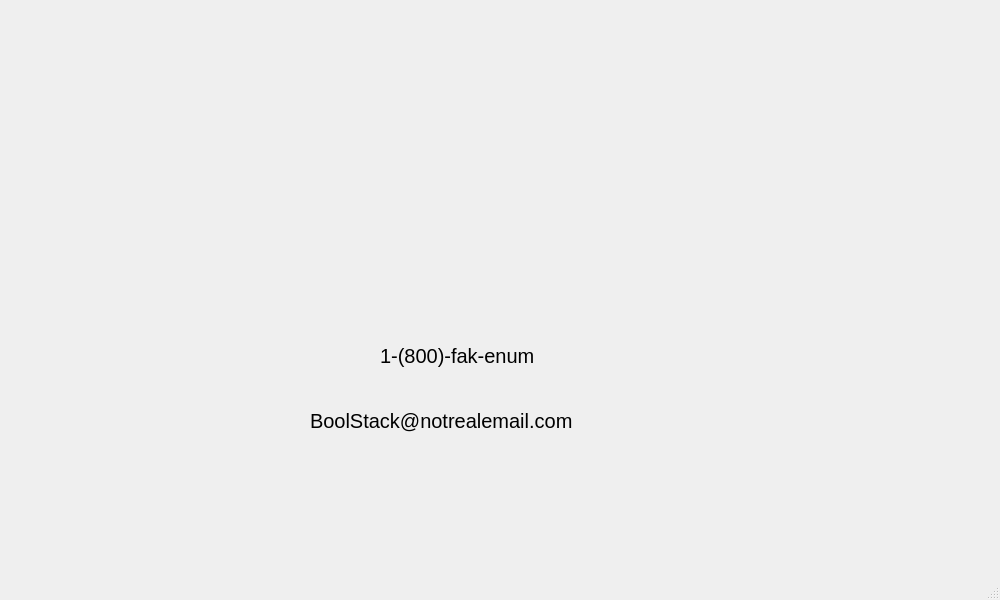
<?xml version="1.0" encoding="UTF-8"?>
<ui version="4.0">
 <class>customerSup</class>
 <widget class="QMainWindow" name="customerSup">
  <property name="geometry">
   <rect>
    <x>0</x>
    <y>0</y>
    <width>1000</width>
    <height>600</height>
   </rect>
  </property>
  <property name="minimumSize">
   <size>
    <width>1000</width>
    <height>500</height>
   </size>
  </property>
  <property name="font">
   <font>
    <pointsize>15</pointsize>
   </font>
  </property>
  <property name="windowTitle">
   <string>MainWindow</string>
  </property>
  <property name="autoFillBackground">
   <bool>true</bool>
  </property>
  <widget class="QWidget" name="centralwidget">
   <widget class="QLabel" name="label">
    <property name="geometry">
     <rect>
      <x>310</x>
      <y>390</y>
      <width>391</width>
      <height>61</height>
     </rect>
    </property>
    <property name="text">
     <string>BoolStack@notrealemail.com</string>
    </property>
    <property name="scaledContents">
     <bool>true</bool>
    </property>
   </widget>
   <widget class="QLabel" name="label_2">
    <property name="geometry">
     <rect>
      <x>380</x>
      <y>340</y>
      <width>291</width>
      <height>31</height>
     </rect>
    </property>
    <property name="font">
     <font>
      <pointsize>15</pointsize>
     </font>
    </property>
    <property name="text">
     <string>1-(800)-fak-enum</string>
    </property>
    <property name="scaledContents">
     <bool>true</bool>
    </property>
   </widget>
   <widget class="QLabel" name="picture">
    <property name="geometry">
     <rect>
      <x>310</x>
      <y>-10</y>
      <width>341</width>
      <height>321</height>
     </rect>
    </property>
    <property name="autoFillBackground">
     <bool>true</bool>
    </property>
    <property name="text">
     <string/>
    </property>
    <property name="textFormat">
     <enum>Qt::PlainText</enum>
    </property>
    <property name="pixmap">
     <pixmap>boolStack.png</pixmap>
    </property>
    <property name="scaledContents">
     <bool>true</bool>
    </property>
    <property name="alignment">
     <set>Qt::AlignCenter</set>
    </property>
   </widget>
  </widget>
  <widget class="QMenuBar" name="menubar">
   <property name="geometry">
    <rect>
     <x>0</x>
     <y>0</y>
     <width>1000</width>
     <height>25</height>
    </rect>
   </property>
  </widget>
  <widget class="QStatusBar" name="statusbar"/>
 </widget>
 <resources/>
 <connections/>
</ui>
